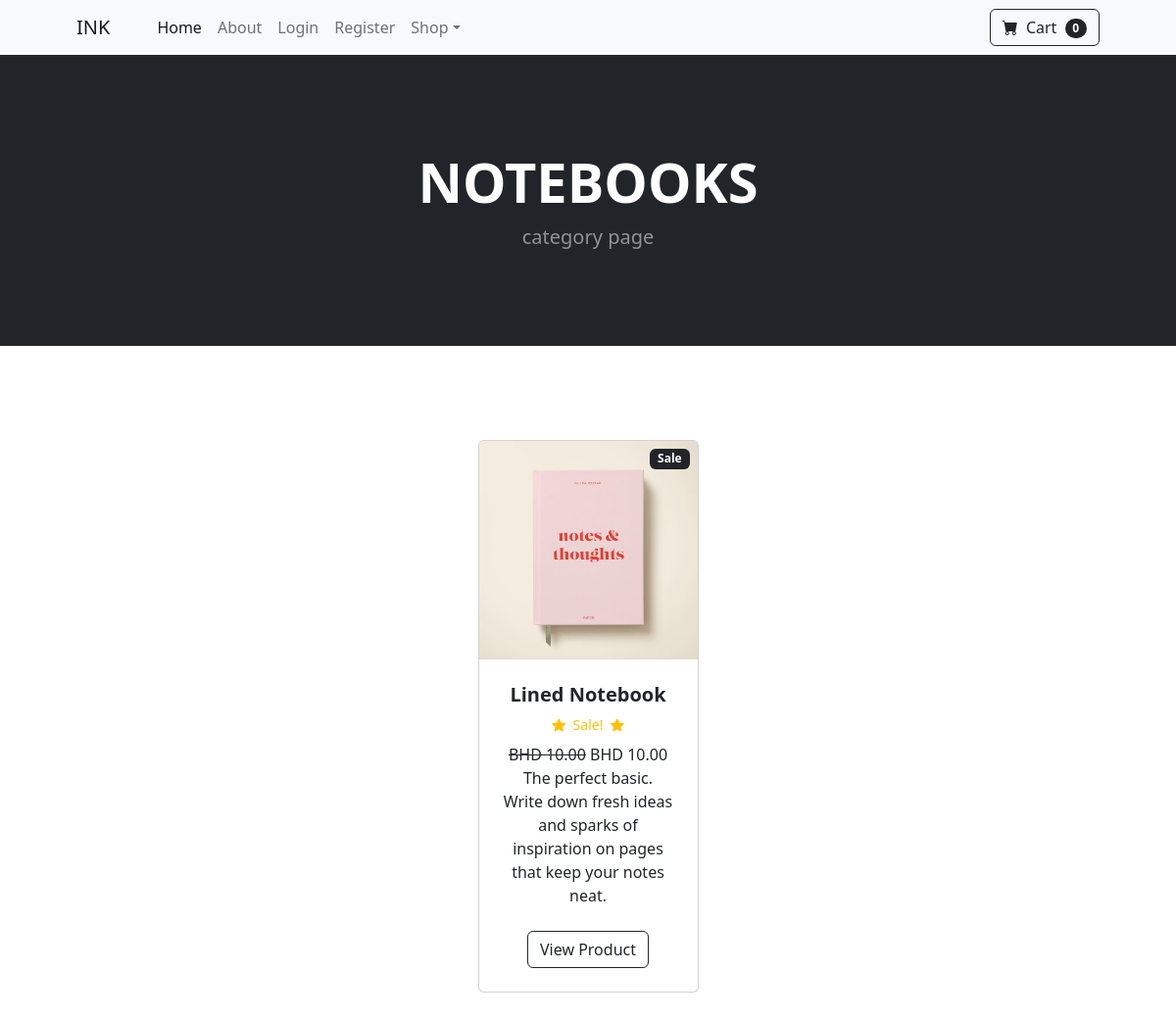
The page /category/NOTEBOOKS/ on the database as committed earlier.
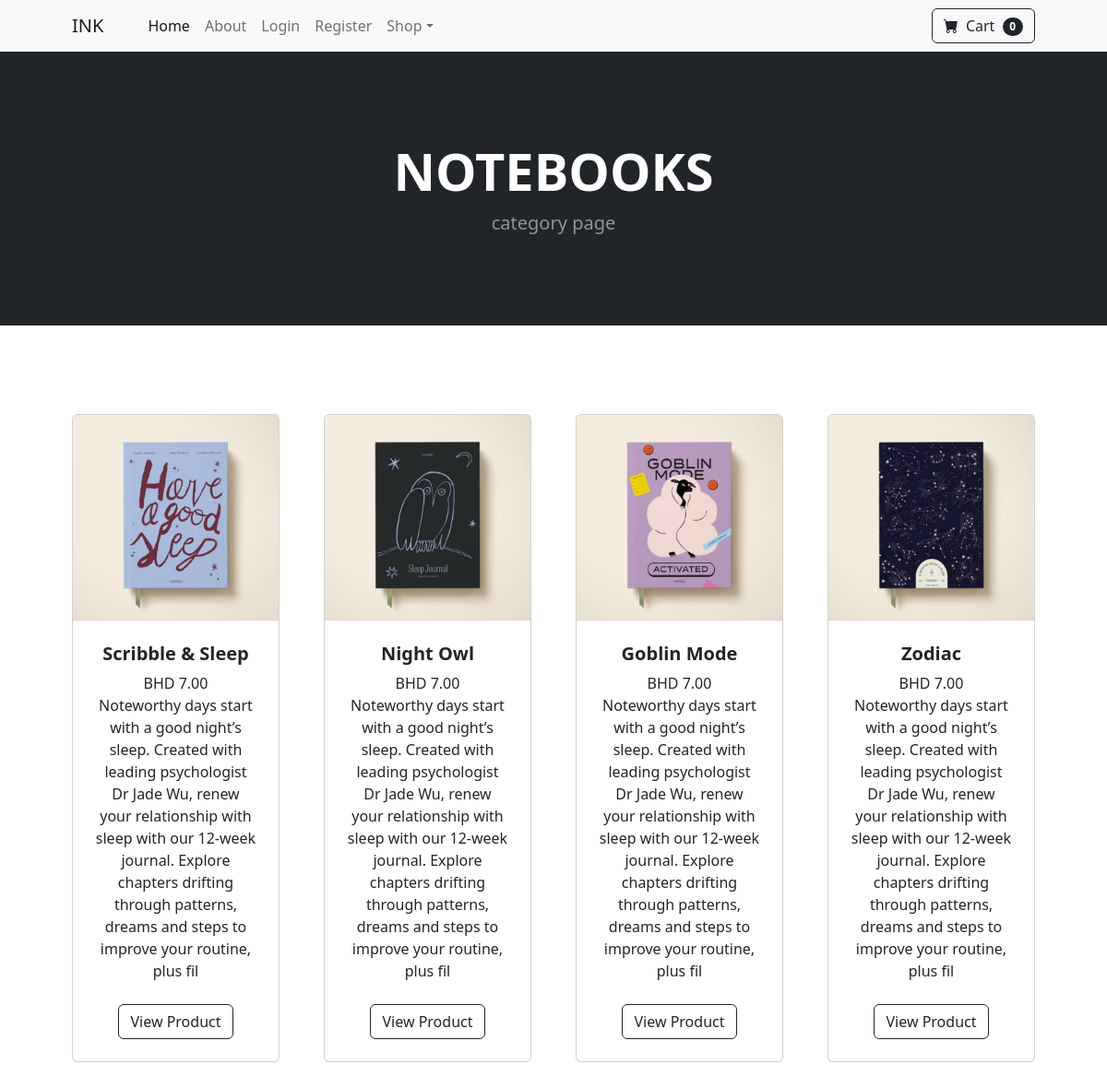
The same page on the database as committed later.
### main_app/models.py (models this page shows, shortened)
class Product(models.Model):
    name = models.CharField(max_length=50)
    price = models.DecimalField(default=0.0, decimal_places=2, max_digits=10)
    category = models.ForeignKey(Category, on_delete=models.CASCADE,default=1)
    description = models.TextField(max_length=250, default='', blank=True, null=True)
    image = models.ImageField(upload_to='uploads/products/')
    image = models.ImageField(upload_to='products/')
    is_sale = models.BooleanField(default=False)
    sale_price = models.DecimalField(default=0.0, decimal_places=2, max_digits=6)

### main_app/views.py (the view)
# urls.py: path('category/<str:foo>/', views.category, name='category'),
def category(request, foo):
    foo=foo.replace('-', ' ')
    try:
        category = Category.objects.get(name=foo)
        products = Product.objects.filter(category=category)
        return render(request, 'category.html', {'category':category, 'products':products})
    except:
        messages.error(request, 'Category does not exist')
        return redirect('home')

### cart/cart.py (called while the page is built)
    def __len__(self):
        return len(self.cart)

### cart/context_processors.py (called while the page is built)
def cart(request):
    return {'cart': Cart(request)}

### main_app/models.py (called while the page is built)
    def __str__(self):
        return self.name

### main_app/templates/category.html (shortened to what this page needs)
{% extends 'base.html'%}
{% block content %}
        <header class="bg-dark py-5">
            <div class="container px-4 px-lg-5 my-5">
                <div class="text-center text-white">
                    <h1 class="display-4 fw-bolder">{{category}}</h1>
                    <p class="lead fw-normal text-white-50 mb-0">category page</p>
                </div>
            </div>
        </header>
        <section class="py-5">
            <div class="container px-4 px-lg-5 mt-5">
                <div class="row gx-4 gx-lg-5 row-cols-2 row-cols-md-3 row-cols-xl-4 justify-content-center">
         {% for product in products %}
             {% if product.is_sale %}
             <div class="col mb-5">
                <div class="card h-100">
                    <div class="badge bg-dark text-white position-absolute" style="top: 0.5rem; right:0.5rem">Sale</div>
                    <img class="card-img-top" src="{{ product.image.url }}" alt="{{ product.name }}" />
                    <div class="card-body p-4">
                        <div class="text-center">
                            <h5 class="fw-bolder">{{ product.name }}</h5>
                            <div class="d-flex justify-content-center small
                             text-warning mb-2">
                            <div class="bi-star-fill"></div> &nbsp;&nbsp;Sale!&nbsp;&nbsp;
                            <div class="bi-star-fill"></div>
                            </div>
                         <strike> BHD {{ product.price }}</strike> BHD {{ product.sale_price }}
                        {{ product.description }}
                        </div>
                    </div>
                    <div class="card-footer p-4 pt-0 border-top-0 bg-transparent">
                        <div class="text-center"><a class="btn btn-outline-dark mt-auto" href="{% url 'product' product.id %}">View Product</a></div>
                    </div>
                </div>
            </div>
             {% else %}
                    <div class="col mb-5">
                        <div class="card h-100">
                            <img class="card-img-top" src="{{ product.image.url }}" alt="{{ product.name }}" />
                            <div class="card-body p-4">
                                <div class="text-center">
                                    <h5 class="fw-bolder">{{ product.name }}</h5>
                                 BHD {{ product.price }}
                                {{ product.description }}
                                </div>
                            </div>
                            <div class="card-footer p-4 pt-0 border-top-0 bg-transparent">
                                <div class="text-center"><a class="btn btn-outline-dark mt-auto" href="{% url 'product' product.id %}">View Product</a></div>
                            </div>
                        </div>
                    </div>
                    {% endif %}
                    {% endfor %}
            </div>
        </section>
{% endblock %}

Rows that differ between the two databases and show on the page:
no longer on this page (row edited): Product: image (picture), name "Lined Notebook", price "10.00", sale_price "10.00", description "The perfect basic. Write down fresh ideas and sparks of inspiration on pages that keep your notes neat."
added Product: image (picture), name "Scribble & Sleep", price "7.00", description "Noteworthy days start with a good night’s sleep. Created with leading psychologist Dr Jade Wu, renew your relationship with sleep with our 12-week journal. Explore chapters drifting through patterns, dreams and steps to improve your routine, plus fil"
added Product: image (picture), name "Night Owl", price "7.00", description "Noteworthy days start with a good night’s sleep. Created with leading psychologist Dr Jade Wu, renew your relationship with sleep with our 12-week journal. Explore chapters drifting through patterns, dreams and steps to improve your routine, plus fil"
added Product: image (picture), name "Goblin Mode", price "7.00", description "Noteworthy days start with a good night’s sleep. Created with leading psychologist Dr Jade Wu, renew your relationship with sleep with our 12-week journal. Explore chapters drifting through patterns, dreams and steps to improve your routine, plus fil"
added Product: image (picture), name "Zodiac", price "7.00", description "Noteworthy days start with a good night’s sleep. Created with leading psychologist Dr Jade Wu, renew your relationship with sleep with our 12-week journal. Explore chapters drifting through patterns, dreams and steps to improve your routine, plus fil"
